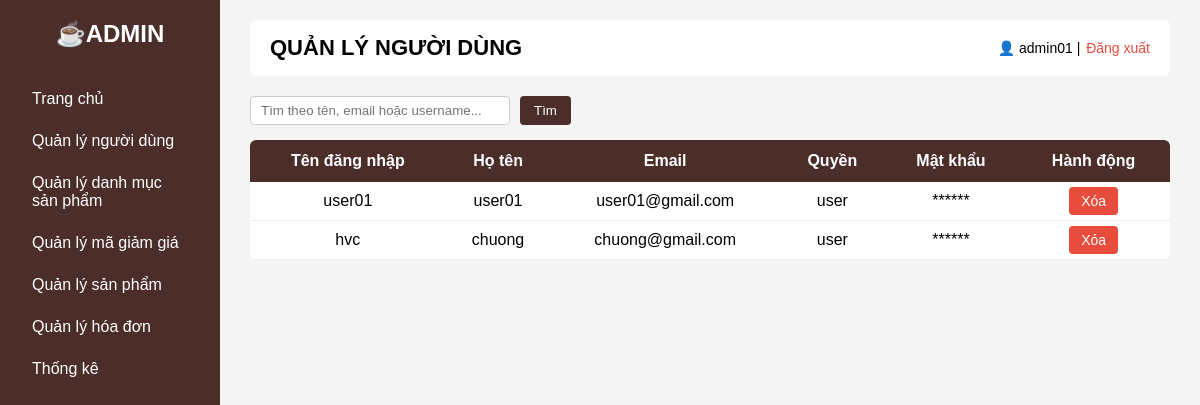
The app's page /php/phpAdmin/adminUsers.php (signed in), older data.
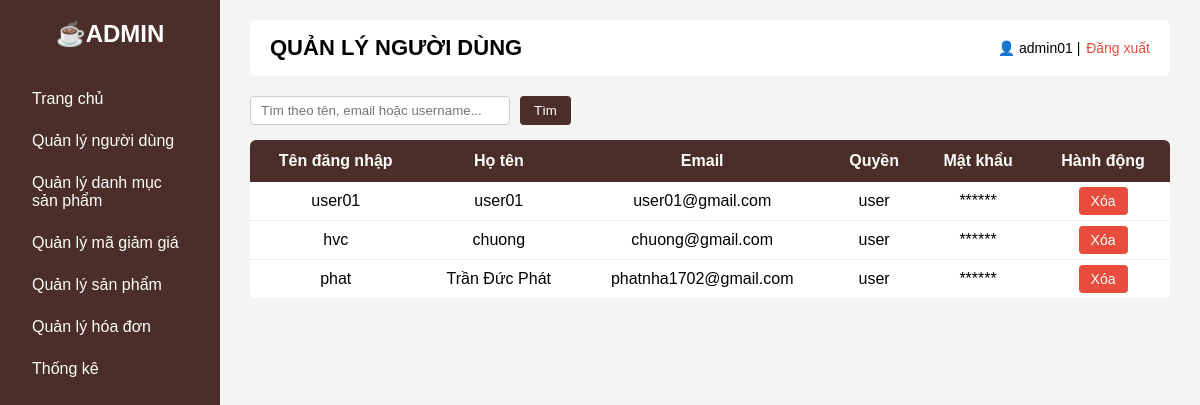
The same page, newer data.
### tables this page shows
CREATE TABLE `users` (
  `id` int(11) NOT NULL,
  `name` varchar(100) NOT NULL,
  `username` varchar(100) NOT NULL,
  `password` varchar(255) NOT NULL,
  `role` varchar(20) NOT NULL DEFAULT 'user',
  `email` varchar(255) NOT NULL,
  `address` varchar(255) DEFAULT NULL
);

### php/phpAdmin/adminUsers.php (the view, shortened to what this page needs)
<?php
include "../connect.php";
    $keyword = '';
    $sql = "SELECT id, username, name, email, role
            FROM users
            WHERE role = 'user'";
    if ($keyword !== '') {
        $sql .= " AND (username LIKE ? OR name LIKE ? OR email LIKE ?)";
        $stmt = $conn->prepare($sql);
        $search = "%$keyword%";
        $stmt->bind_param("sss", $search, $search, $search);
        $stmt->execute();
        $result = $stmt->get_result();
    } else {
        $result = $conn->query($sql);
    }
?>
<!DOCTYPE html>
<html lang="vi">
<head>
    <link rel="stylesheet" href="../../css/home.css?v=<?php echo time(); ?>">
</head>
<body>
    <div class="layout">
        <aside class="sidebar">
            <h2>☕ADMIN</h2>
            <ul>
                <li><a href="adminHome.php">Trang chủ</a></li>
                <li><a href="adminUsers.php">Quản lý người dùng</a></li>
                <li><a href="categories.php">Quản lý danh mục sản phẩm</a></li>
                <li><a href="vouchers.php">Quản lý mã giảm giá</a></li>
                <li><a href="products.php">Quản lý sản phẩm</a></li>
                <li><a href="orders.php">Quản lý hóa đơn</a></li>
                <li><a href="statistics.php">Thống kê</a></li>
            </ul>
        </aside>
        <main class="content">
            <header class="topbar">
                <h1>QUẢN LÝ NGƯỜI DÙNG</h1>
                <div class="account">
                    👤
                    <?= htmlspecialchars($_SESSION["username"]) ?> |
                    <a href="../phpAccount/logout.php">Đăng xuất</a>
                </div>
            </header>
            <form method="get" class="search-form">
                <input
                    type="text"
                    name="keyword"
                    placeholder="Tìm theo tên, email hoặc username..."
                    value="<?= htmlspecialchars($keyword) ?>"
                >
                <button type="submit">Tìm</button>
            </form>
            <table>
                <tr>
                    <th>Tên đăng nhập</th>
                    <th>Họ tên</th>
                    <th>Email</th>
                    <th>Quyền</th>
                    <th>Mật khẩu</th>
                    <th>Hành động</th>
                </tr>
                <?php while ($row = $result->fetch_assoc()) { ?>
                    <tr>
                        <td><?= htmlspecialchars($row["username"]) ?></td>
                        <td><?= htmlspecialchars($row["name"]) ?></td>
                        <td><?= htmlspecialchars($row["email"]) ?></td>
                        <td><?= $row["role"] ?></td>
                        <td>******</td>
                        <td>
                            <?php if ($row["role"] !== "admin") { ?>
                                <a
                                    class="btn-delete"
                                    href="?delete=<?= $row["id"] ?>"
                                    onclick="return confirm('Bạn có chắc muốn xóa tài khoản này?')">
                                    Xóa
                                </a>
                            <?php } ?>
                        </td>
                    </tr>
                <?php } ?>
            </table>
        </main>
    </div>
</body>
</html>

Row changes from the older to the newer data that the page shows:
added users: username "phat", name "Trần Đức Phát", email "phatnha1702@gmail.com", role "user"
